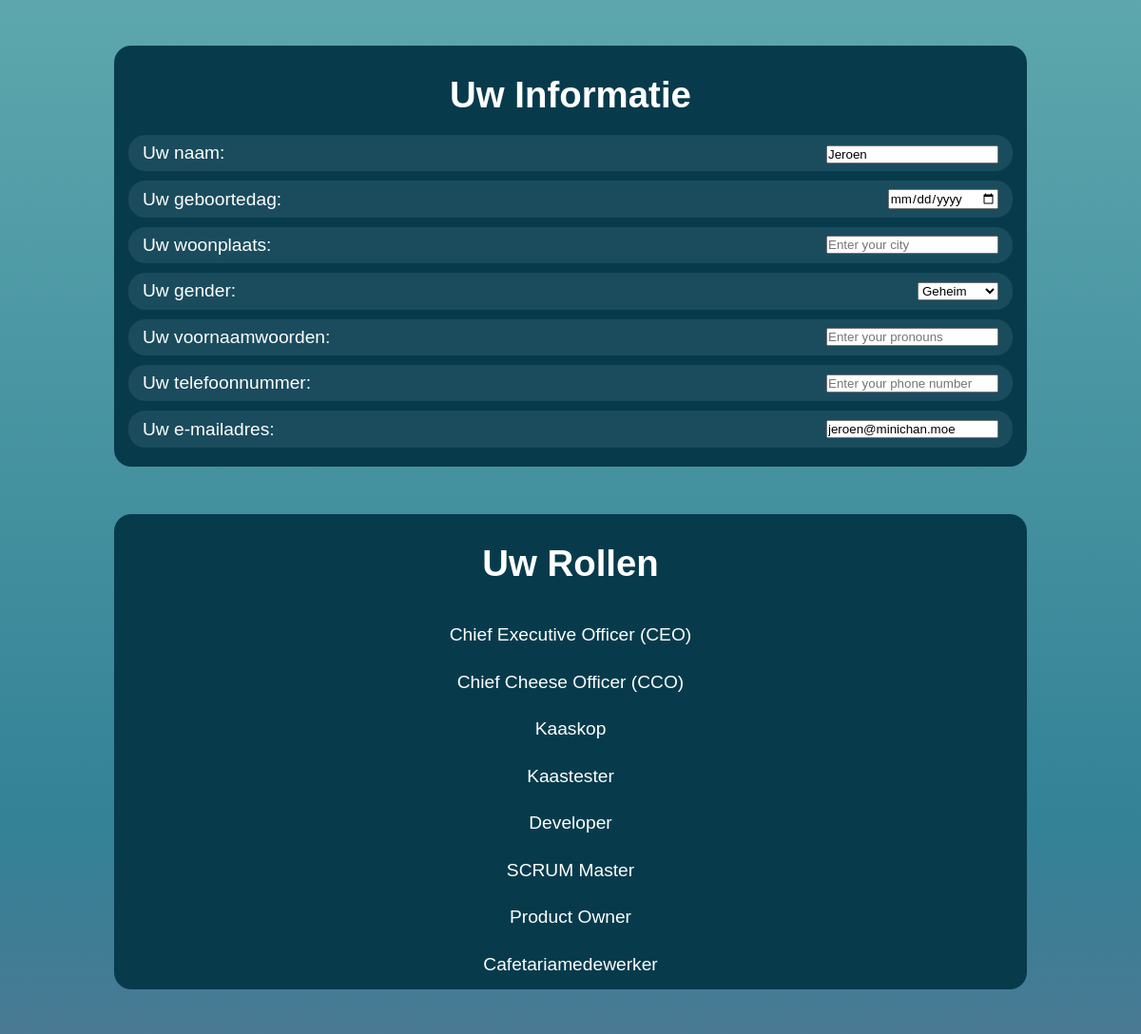
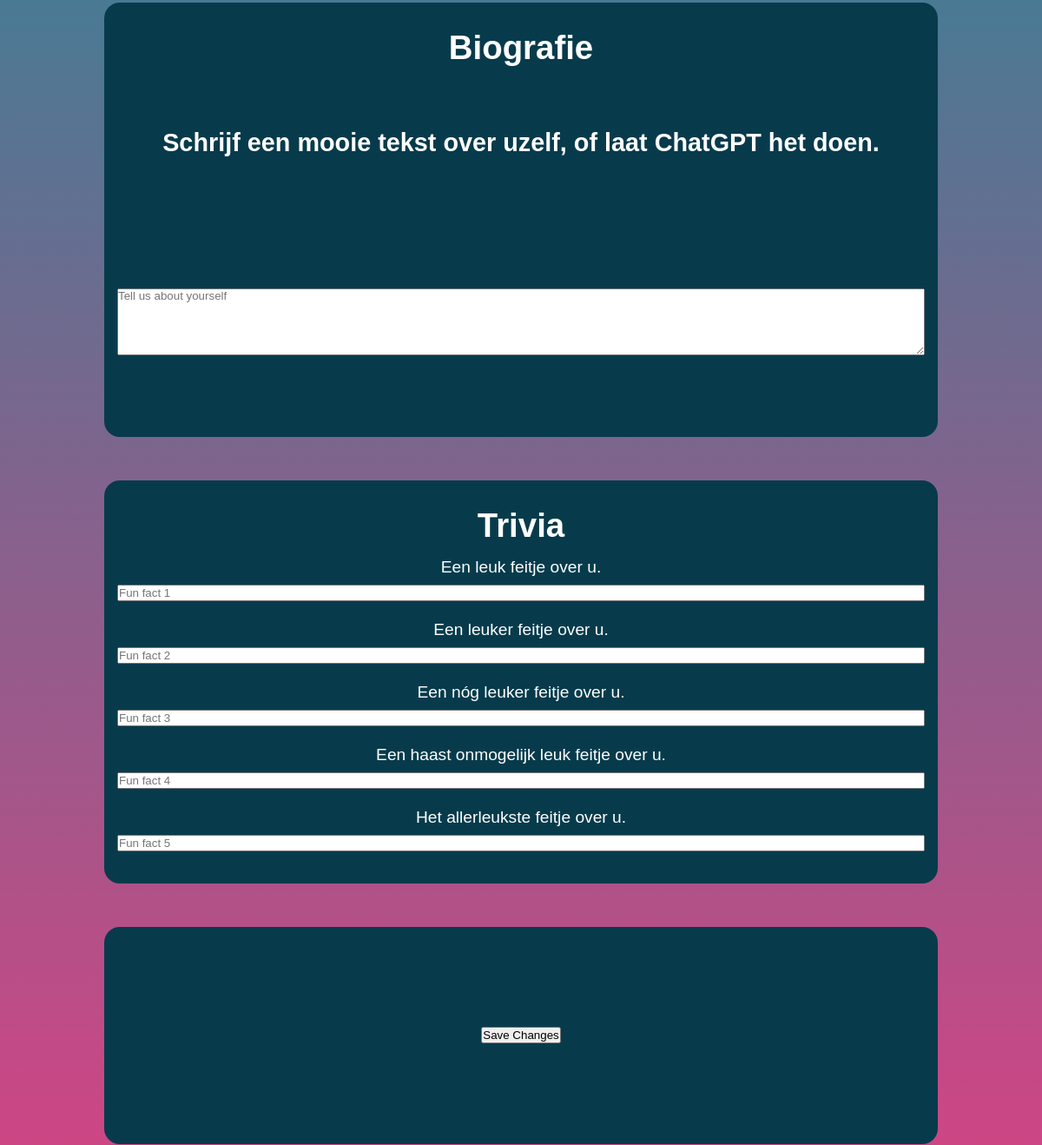
Before: /profiles/Jeroen/edit (signed in, middle part) with the older database file (2 pictures, top to bottom).
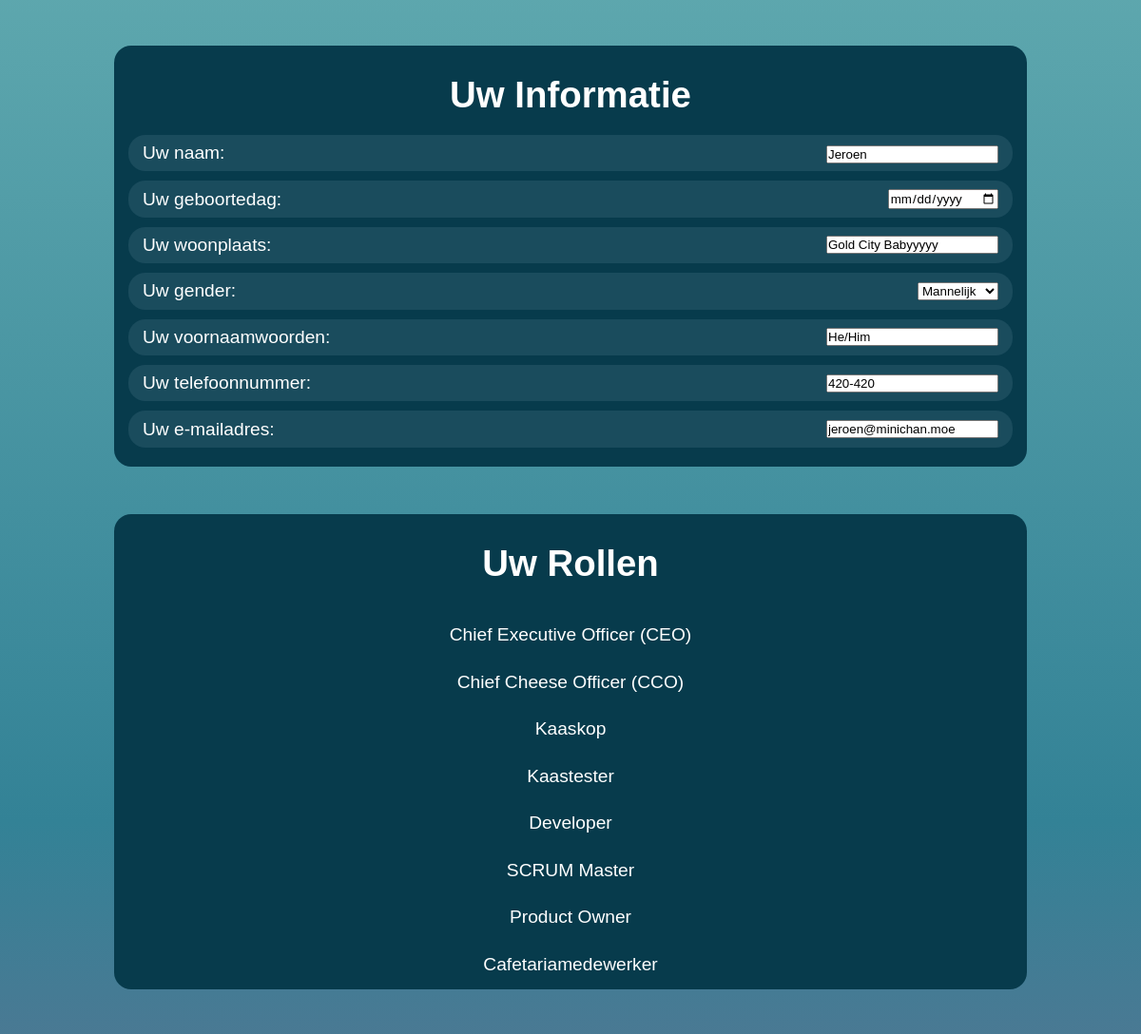
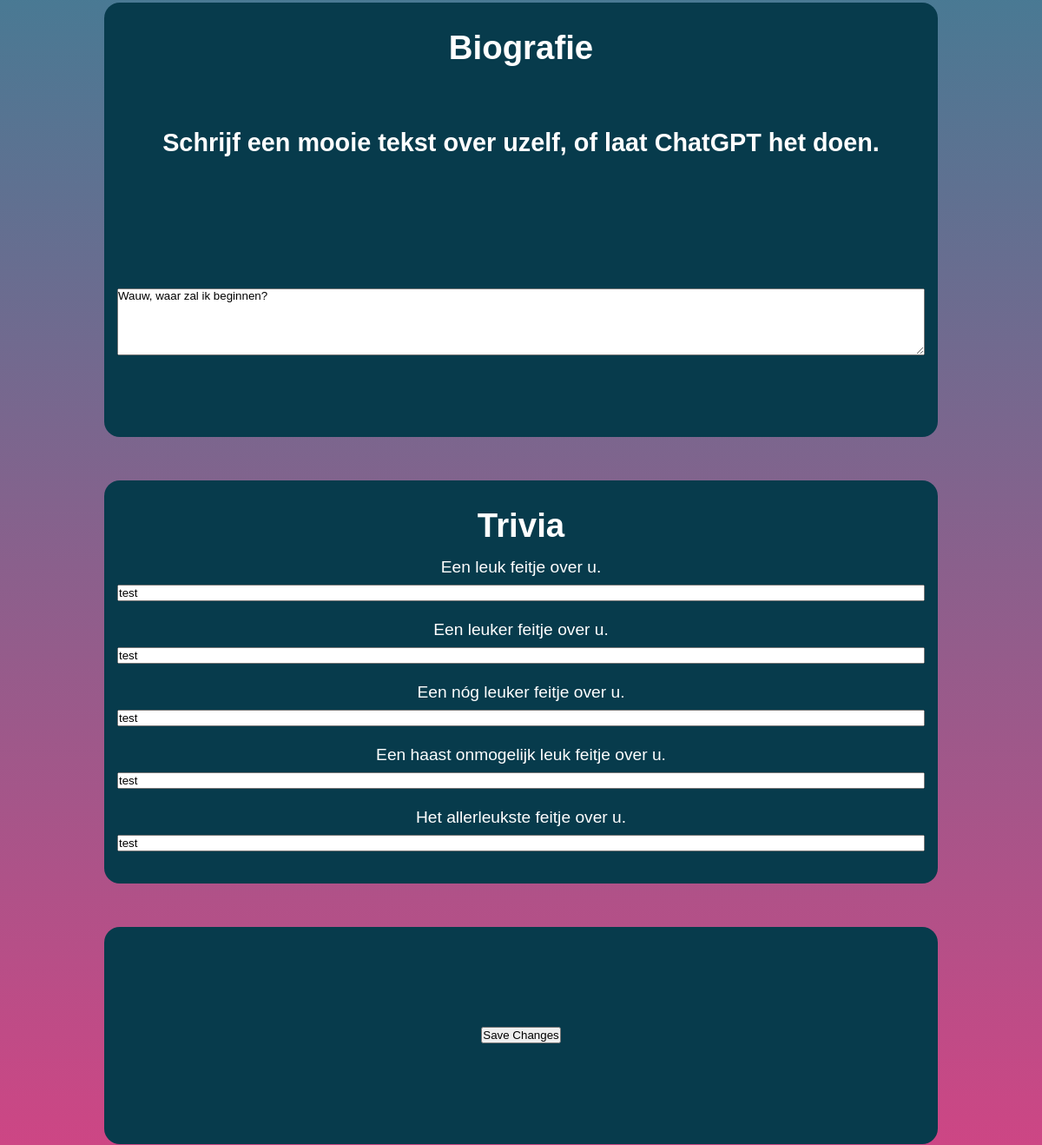
After: the same page with the newer database file (2 pictures, top to bottom).
### user_profiles/models.py (models this page shows, shortened)
class User(AbstractUser):
    GENDERS = [
        ('geheim', 'Geheim'),
        ('vrouw', 'Vrouwelijk'),
        ('man', 'Mannelijk'),
        ('nb', 'Non-Binair'),
    ]
    pfp = models.ImageField(upload_to='profile_pics/', blank=True, null=True)
    city = models.CharField(max_length=100)
    birthday = models.DateField(default=datetime.datetime.now())
    gender = models.CharField(max_length=10, choices=GENDERS)
    pronouns = models.CharField(max_length=15, blank=True)
    number = models.CharField(max_length=12)
    bio = models.TextField(max_length=1000, blank=True)
    trivia1 = models.CharField(max_length=100, blank=True)
    trivia2 = models.CharField(max_length=100, blank=True)
    trivia3 = models.CharField(max_length=100, blank=True)
    trivia4 = models.CharField(max_length=100, blank=True)
    trivia5 = models.CharField(max_length=100, blank=True)

### user_profiles/views.py (the view, shortened to what this page needs)
# urls.py: path('<str:current_name>/edit', edit_profile, name='edit_profile'),
@login_required
def edit_profile(request, current_name):
    user = None
    try:
        user = User.objects.get(username__iexact=current_name)
    except User.DoesNotExist:
        return render(request, '404.html')
    if not request.user.has_perm("user.update") and request.user.id != user.id:
        return render(request, '404.html')
    form = None
    form = UserData(initial={
        'pfp': user.pfp,
        'username': user.username,
        'email': user.email,
        'age': user.birthday,
        'city': user.city,
        'gender': user.gender,
        'pronouns': user.pronouns,
        'number': user.number,
        'bio': user.bio,
        'trivia1': user.trivia1,
        'trivia2': user.trivia2,
        'trivia3': user.trivia3,
        'trivia4': user.trivia4,
        'trivia5': user.trivia5,
    })
    return render(request, 'edit_profile.html', {'form': form})

### user_profiles/templates/edit_profile.html (shortened to what this page needs)
{% extends 'core/base.html' %}
{% load static from static %}
{% block head %}
  <link rel="stylesheet" href="{% static 'edit_profile.css' %}">
{% endblock %}
{% block content %}
  <div id="main-content">
    <div id="profile-container">
      <form method="post" enctype="multipart/form-data">
        <div class="profile-row" id="row1">
          <div class="rounded-card" id="profile-info">
            <h1>Uw Informatie</h1>
            <div id="form-labels-inputs">
              <div class="yet-another-class">
                <label for="{{ form.username.label }}">Uw naam:</label><br>
                <div class="profile-edit-inputs">
                  {{ form.username }}<br>
                </div>
              </div>
              <div class="yet-another-class">
                <label for="{{ form.age.label }}">Uw geboortedag:</label><br>
                {{ form.birthday }}<br>
              </div>
              <div class="yet-another-class">
                <label for="{{ form.city.label }}">Uw woonplaats:</label><br>
                {{ form.city }}<br>
              </div>
              <div class="yet-another-class">
                <label for="{{ form.gender.label }}">Uw gender:</label><br>
                {{ form.gender }}<br>
              </div>
              <div class="yet-another-class">
                <label for="{{ form.pronouns.label }}">Uw voornaamwoorden:</label><br>
                {{ form.pronouns }}<br>
              </div>
              <div class="yet-another-class">
                <label for="{{ form.number.label }}">Uw telefoonnummer:</label><br>
                {{ form.number }}<br>
              </div>
              <div class="yet-another-class">
                <label for="{{ form.email.label }}">Uw e-mailadres:</label><br>
                {{ form.email }}<br>
              </div>
            </div>
          </div>
        </div>
        <div class="profile-row" id="row2">
          <div class="rounded-card" id="profile-roles">
            <h1>Uw Rollen</h1>
            <label for="{{ form.ceo.label }}">Chief Executive Officer (CEO)</label>
            <label for="{{ form.cco.label }}">Chief Cheese Officer (CCO)</label>
            <label for="{{ form.kaaskop.label }}">Kaaskop</label>
            <label for="{{ form.kaastester.label }}">Kaastester</label>
            <label for="{{ form.dev.label }}">Developer</label>
            <label for="{{ form.master.label }}">SCRUM Master</label>
            <label for="{{ form.owner.label }}">Product Owner</label>
            <label for="{{ form.caf.label }}">Cafetariamedewerker</label>
          </div>
          <div class="rounded-card" id="profile-about-me">
            <h1>Biografie</h1>
            <h2><label for="{{ form.bio.label }}">Schrijf een mooie tekst over uzelf, of laat ChatGPT het doen.</label></h2><br>
            {{ form.bio }}<br>
          </div>
        </div>
        <div class="profile-row" id="row3">
          <div class="rounded-card" id="profile-trivia">
            <h1>Trivia</h1>
            <label for="{{ form.trivia1.label }}">Een leuk feitje over u.</label><br>
            {{ form.trivia1.error }}<br>
            {{ form.trivia1 }}<br>
            <label for="{{ form.trivia2.label }}">Een leuker feitje over u.</label><br>
            {{ form.trivia2.error }}<br>
            {{ form.trivia2 }}<br>
            <label for="{{ form.trivia3.label }}">Een nóg leuker feitje over u.</label><br>
            {{ form.trivia3.error }}<br>
            {{ form.trivia3 }}<br>
            <label for="{{ form.trivia4.label }}">Een haast onmogelijk leuk feitje over u.</label><br>
            {{ form.trivia4.error }}<br>
            {{ form.trivia4 }}<br>
            <label for="{{ form.trivia5.label }}">Het allerleukste feitje over u.</label><br>
            {{ form.trivia5.error }}<br>
            {{ form.trivia5 }}<br>
          </div>
          <div class="rounded-card" id="profile-edit-box">
            <input type="submit" value="Save Changes">
          </div>
        </div>
      </form>
    </div>
  </div>
{% endblock %}

Changed rows visible on the page:
changed User "Jeroen": city (not shown) → "Gold City Babyyyyy"; gender "Geheim" → "Mannelijk"; pronouns (not shown) → "He/Him"; number (not shown) → "420-420"; bio (not shown) → "Wauw, waar zal ik beginnen?"; trivia1 (not shown) → "test"; trivia2 (not shown) → "test"; trivia3 (not shown) → "test"; trivia4 (not shown) → "test"; trivia5 (not shown) → "test"
